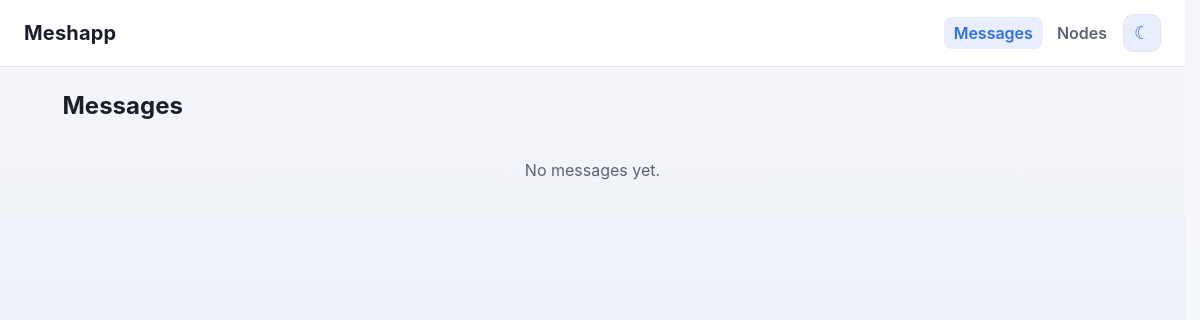
The app's page /messages/2, older data.
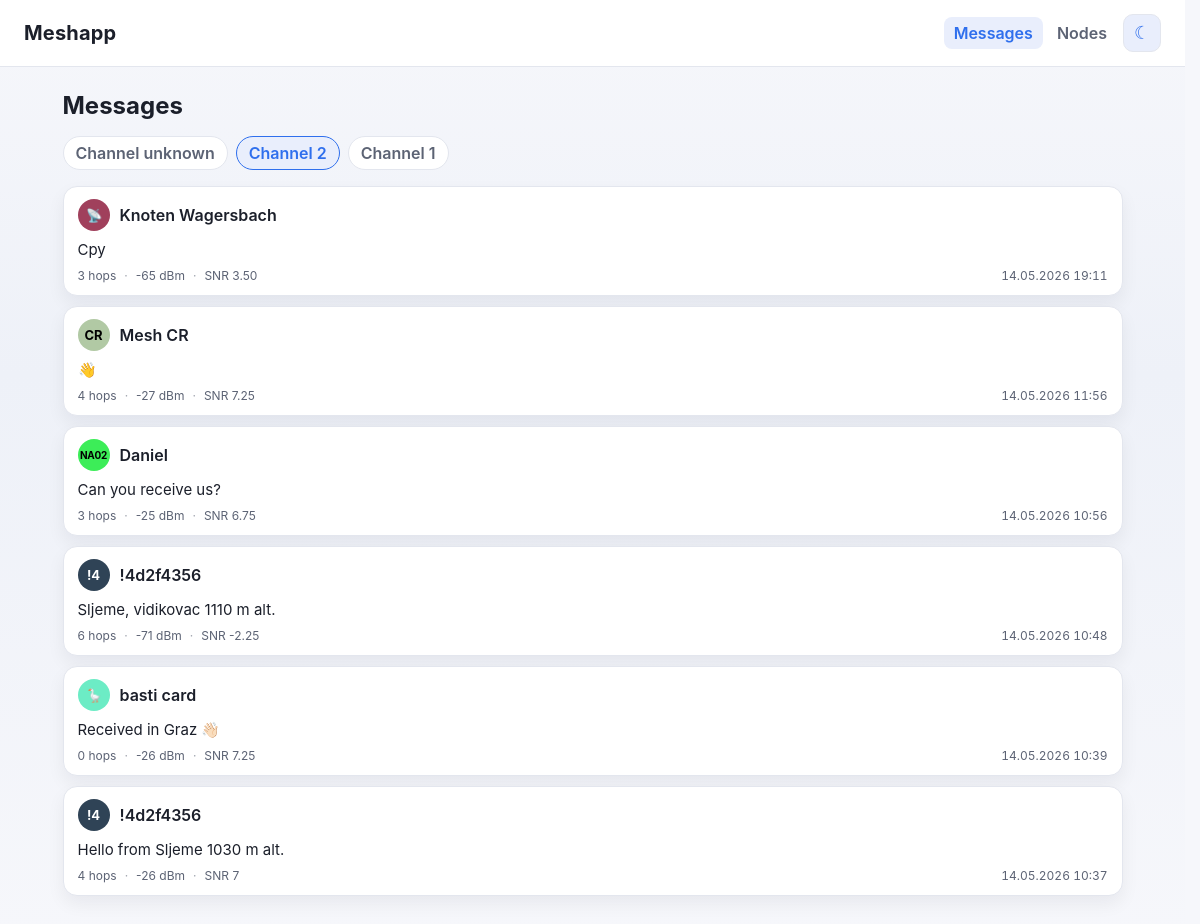
The same page, newer data.
### tables this page shows
CREATE TABLE messages (
                id INTEGER PRIMARY KEY AUTOINCREMENT,
                rx_time INTEGER NOT NULL,
                channel_index INTEGER,
                channel_key TEXT,
                from_id TEXT,
                to_id TEXT,
                hops INTEGER,
                portnum TEXT,
                text TEXT,
                rx_rssi REAL,
                rx_snr REAL,
                decoded_json TEXT,
                raw_json TEXT
            , packet_id INTEGER);

CREATE TABLE nodes (
                node_id TEXT PRIMARY KEY,
                short_name TEXT,
                long_name TEXT,
                hw_model TEXT,
                last_seen INTEGER,
                last_ping INTEGER,
                last_hops INTEGER,
                last_telemetry INTEGER,
                last_position INTEGER,
                battery_level REAL,
                battery_voltage REAL,
                temperature REAL,
                humidity REAL,
                pressure REAL,
                telemetry_json TEXT,
                position_json TEXT,
                non_message_day TEXT,
                telemetry_count_total INTEGER DEFAULT 0,
                telemetry_count_daily INTEGER DEFAULT 0,
                nodeinfo_count_total INTEGER DEFAULT 0,
                nodeinfo_count_daily INTEGER DEFAULT 0,
                position_count_total INTEGER DEFAULT 0,
                position_count_daily INTEGER DEFAULT 0,
                other_count_total INTEGER DEFAULT 0,
                other_count_daily INTEGER DEFAULT 0
            , role TEXT, macaddr TEXT, public_key TEXT, first_seen INTEGER, last_rx_snr REAL, last_rx_rssi REAL, online_since INTEGER, uptime_seconds INTEGER, channel_utilization REAL, air_util_tx REAL);

### main.py (the view)
@app.route("/messages/<channel_key>")
def messages_channel(channel_key):
    channels = _get_available_channels()
    return _render_messages(channel_key, channels)

### main.py (called while the page is built)
def _format_message_time(value):
    if not value:
        return "-"
    dt = datetime.fromtimestamp(int(value), tz=timezone.utc).astimezone()
    today = datetime.now().astimezone().date()
    if dt.date() == today:
        return dt.strftime("%H:%M")
    return dt.strftime("%d.%m.%Y %H:%M")

def _format_value(value, digits=2):
    if value is None:
        return "-"
    try:
        number = float(value)
    except (TypeError, ValueError):
        return str(value)
    if number != number or number in (float("inf"), float("-inf")):
        return "-"
    if number.is_integer():
        return str(int(number))
    return f"{number:.{digits}f}"

def _parse_node_num(value):
    if value is None:
        return None
    if isinstance(value, int):
        return value
    text = str(value).strip()
    if not text:
        return None
    if text.startswith("!"):
        text = text[1:]
        base = 16
    elif text.startswith("0x"):
        text = text[2:]
        base = 16
    else:
        base = 16 if any(char in text for char in "abcdefABCDEF") else 10
    try:
        return int(text, base)
    except ValueError:
        return None

### templates/messages.html (shortened to what this page needs)
{% extends "base.html" %}
{% block content %}
<h1>Messages</h1>
{% if channels %}
  <div class="channel-tabs">
    {% for channel in channels %}
      {% set channel_label = "Channel " ~ (channel.channel_index if channel.channel_index is not none else (channel.channel_key or "?")) %}
      <a href="{{ url_for('messages_channel', channel_key=channel.channel_key) }}"
         class="{% if channel.channel_key == current_channel.channel_key %}active{% endif %}"
         title="Key: {{ channel.channel_key }}">{{ channel_label }}</a>
    {% endfor %}
  </div>
{% endif %}
<div id="messages-list" class="message-list">
  {% if messages %}
    {% for msg in messages %}
      {% set display_name = msg.long_name or msg.short_name or msg.from_id or "-" %}
      {% set avatar_text_raw = msg.short_name or (msg.long_name[:2] if msg.long_name else (msg.from_id[:2] if msg.from_id else "?")) %}
      {% set avatar_text = avatar_text_raw[:4] | upper %}
      {% set avatar_small = avatar_text | length >= 4 %}
      <article class="bubble bubble--clickable" data-message-id="{{ msg.id }}" tabindex="0" role="button" aria-label="View message details">
        <header class="bubble__header">
          <button type="button" class="node-button" data-node-id="{{ msg.from_id or '' }}">
            <span class="avatar{% if avatar_small %} avatar--small{% endif %}"
                  {% if msg.avatar_bg or msg.avatar_fg %}style="{% if msg.avatar_bg %}background: {{ msg.avatar_bg }};{% endif %}{% if msg.avatar_fg %} color: {{ msg.avatar_fg }};{% endif %}"{% endif %}>{{ avatar_text }}</span>
            <span class="node-name">{{ display_name }}</span>
          </button>
        </header>
        {% if msg.text %}
          <div class="bubble__body">{{ msg.text }}</div>
        {% else %}
          <div class="bubble__body bubble__body--meta"><span class="tag">{{ msg.portnum or "unknown" }}</span></div>
        {% endif %}
        <footer class="bubble__footer">
          <span class="bubble__meta">
            {% if msg.hops is not none %}<span>{{ msg.hops }} {{ "hop" if msg.hops == 1 else "hops" }}</span>{% endif %}
            {% if msg.rx_rssi is not none %}<span>{{ msg.rx_rssi | value }} dBm</span>{% endif %}
            {% if msg.rx_snr is not none %}<span>SNR {{ msg.rx_snr | value }}</span>{% endif %}
          </span>
          <time class="bubble__time" datetime="{{ msg.rx_time }}">{{ msg.rx_time | message_time }}</time>
        </footer>
      </article>
    {% endfor %}
  {% else %}
    <div class="empty-state">No messages yet.</div>
  {% endif %}
</div>
{% endblock %}

Row changes from the older to the newer data that the page shows:
added messages: avatar_text "📡", text "Cpy", hops "3", hops "hops", rx_rssi|value "-65", rx_snr|value "3.50", rx_time|message_time "14.05.2026 19:11", from_id "!9ea0405c" (drawn)
added nodes: long_name "Knoten Wagersbach"
added messages: avatar_text "CR", text "👋", hops "4", hops "hops", rx_rssi|value "-27", rx_snr|value "7.25", rx_time|message_time "14.05.2026 11:56", from_id "!40b1c9a4" (drawn)
added nodes: long_name "Mesh CR"
added messages: avatar_text "NA02", text "Can you receive us?", hops "3", hops "hops", rx_rssi|value "-25", rx_snr|value "6.75", rx_time|message_time "14.05.2026 10:56", from_id "!433ced58" (drawn)
added nodes: long_name "Daniel"
added messages: avatar_text "!4", from "!4d2f4356", text "Sljeme, vidikovac 1110 m alt.", hops "6", hops "hops", rx_rssi|value "-71", rx_snr|value "-2.25", rx_time|message_time "14.05.2026 10:48"
added messages: avatar_text "🪿", text "Received in Graz 👋🏻", hops "0", hops "hops", rx_rssi|value "-26", rx_snr|value "7.25", rx_time|message_time "14.05.2026 10:39", from_id "!566cecc5" (drawn)
added nodes: long_name "basti card"
added messages: avatar_text "!4", from "!4d2f4356", text "Hello from Sljeme 1030 m alt.", hops "4", hops "hops", rx_rssi|value "-26", rx_snr|value "7", rx_time|message_time "14.05.2026 10:37"
Text that changed along with them:
new list line: "Channel unknown"
new list line: "Channel 2"
new list line: "Channel 1"
text no longer shown: "No messages yet."
